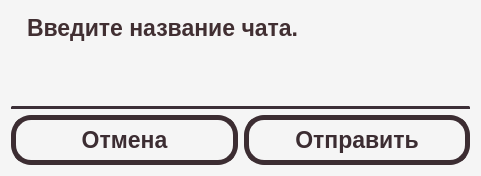
<?xml version="1.0" encoding="UTF-8"?>
<ui version="4.0">
 <class>CreateChannelDialog</class>
 <widget class="QDialog" name="CreateChannelDialog">
  <property name="geometry">
   <rect>
    <x>0</x>
    <y>0</y>
    <width>481</width>
    <height>176</height>
   </rect>
  </property>
  <property name="maximumSize">
   <size>
    <width>16777215</width>
    <height>176</height>
   </size>
  </property>
  <property name="windowTitle">
   <string>Dialog</string>
  </property>
  <property name="styleSheet">
   <string notr="true">QDialog {
	background-color: rgb(245, 245, 245);
	border-radius: 20px;
	height: 200px;
	width: 300px;
}</string>
  </property>
  <layout class="QGridLayout" name="gridLayout">
   <item row="2" column="2">
    <widget class="QPushButton" name="createButton">
     <property name="minimumSize">
      <size>
       <width>0</width>
       <height>50</height>
      </size>
     </property>
     <property name="font">
      <font>
       <pointsize>17</pointsize>
       <bold>true</bold>
      </font>
     </property>
     <property name="cursor">
      <cursorShape>PointingHandCursor</cursorShape>
     </property>
     <property name="autoFillBackground">
      <bool>false</bool>
     </property>
     <property name="styleSheet">
      <string notr="true">QPushButton {
	background-color: rgb(245, 245, 245);
	color: rgb(60, 45, 50);
	border: 5px solid rgb(60, 45, 50);
	border-radius: 20;
}

QPushButton:hover {
	background-color: rgb(60, 45, 50);
	color: rgb(245, 245, 245);
}</string>
     </property>
     <property name="text">
      <string>Отправить</string>
     </property>
    </widget>
   </item>
   <item row="2" column="1">
    <widget class="QPushButton" name="cancelButton">
     <property name="minimumSize">
      <size>
       <width>0</width>
       <height>50</height>
      </size>
     </property>
     <property name="font">
      <font>
       <pointsize>17</pointsize>
       <bold>true</bold>
      </font>
     </property>
     <property name="cursor">
      <cursorShape>PointingHandCursor</cursorShape>
     </property>
     <property name="styleSheet">
      <string notr="true">QPushButton {
	background-color: rgb(245, 245, 245);
	color: rgb(60, 45, 50);
	border: 5px solid rgb(60, 45, 50);
	border-radius: 20;
}

QPushButton:hover {
	background-color: rgb(60, 45, 50);
	color: rgb(245, 245, 245);
}</string>
     </property>
     <property name="text">
      <string>Отмена</string>
     </property>
    </widget>
   </item>
   <item row="1" column="1" colspan="2">
    <widget class="QLineEdit" name="nameEdit">
     <property name="styleSheet">
      <string notr="true">QLineEdit {
	background-color: rgb(245, 245, 245);
	height: 50px;
	color: rgb(60, 47, 50);
	margin-top: 5px;
	padding-left: 10px;
	border-bottom: 3px solid rgb(60, 47, 55);
	border-radius: 1px;
	font-size: 20px;
}</string>
     </property>
     <property name="maxLength">
      <number>64</number>
     </property>
    </widget>
   </item>
   <item row="0" column="1" colspan="2">
    <widget class="QLabel" name="descriptionLabel">
     <property name="font">
      <font>
       <pointsize>17</pointsize>
       <italic>false</italic>
       <bold>true</bold>
      </font>
     </property>
     <property name="styleSheet">
      <string notr="true">QLabel {
	color: rgb(65, 47, 50);
	padding-left: 10px;
	height: 30px;
}</string>
     </property>
     <property name="text">
      <string>Введите название чата.</string>
     </property>
    </widget>
   </item>
  </layout>
 </widget>
 <resources/>
 <connections/>
</ui>
